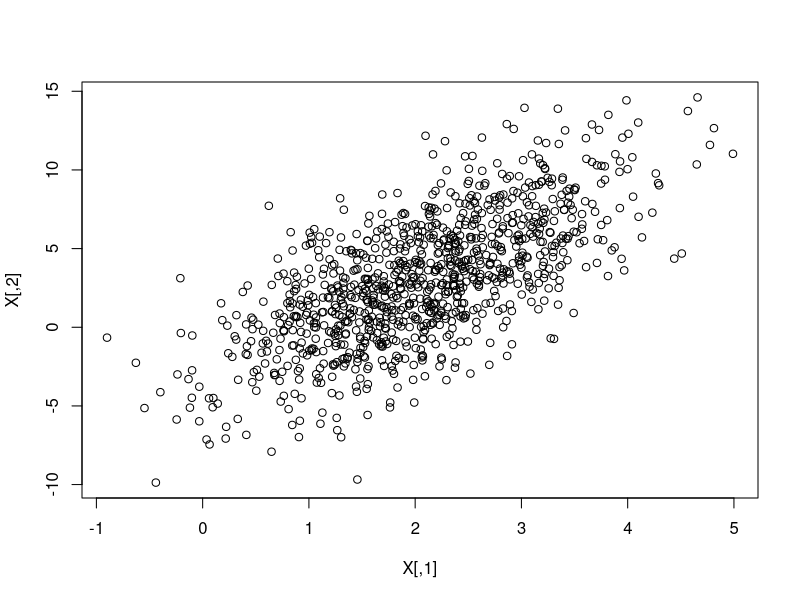

This chart was generated by the following R code:
## ---- chunk 1
install.packages("mixtools")
library(mixtools)
?rmvnorm
## ---- chunk 2
n = 1000 # number of realizations
p = 0.7 # correlation factor
mu = c(2,3) # mean
sigma = c(1,4) # sigma
Cov = matrix(c(1,p*4,p*4,16),nrow=2,ncol=2) # Covariance

X = rmvnorm(n, mu, Cov) # X values

plot(X) # Scatterplot
## ---- chunk 3
p = 0.6 # Bernoulli distribution parameter
n = 1000

X = matrix(0, nrow=1000,ncol=2)

u1 = c(2,3)
u2 = c(3,2)

sigma_1 = c(0.2,0.6)
sigma_2 = c(0.4,0.3)

p1 = 0.5
p2 = 0.5

Cov_1 = matrix(c(sigma_1[1]*sigma_1[1],p1*sigma_1[1]*sigma_1[2],p1*sigma_1[2]*sigma_1[1],sigma_1[2]*sigma_1[2]),nrow=2,ncol=2)

Cov_2 = matrix(c(sigma_2[1]*sigma_2[1],p2*sigma_2[1]*sigma_2[2],p2*sigma_2[2]*sigma_2[1],sigma_2[2]*sigma_2[2]),nrow=2,ncol=2)

for (i in seq(from=1, to=n, by=1))
{
  z = rbinom(n=1,prob=p,size=1)
  if (z == 1)
  {
    X[i,] = rmvnorm(1, u1, Cov_1) # X values
  }
  else
  {
    X[i,] = rmvnorm(1, u2, Cov_2) # X Values
  }
}

## ---- chunk 4
